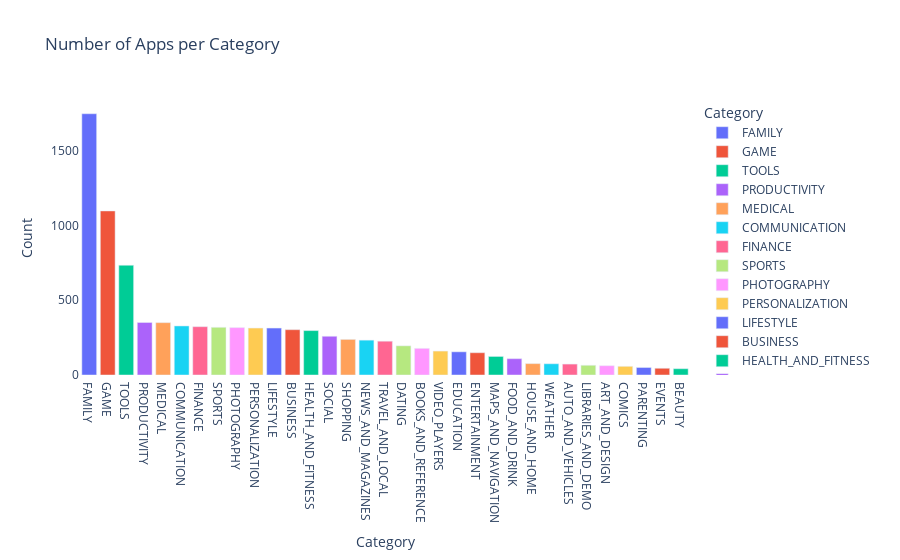

The notebook cell saved with this chart:
### Code cell
import plotly.express as px

# Number of Apps per Category
category_counts = df['Category'].value_counts().reset_index()
category_counts.columns = ['Category', 'Count']

fig = px.bar(category_counts, x='Category', y='Count', title='Number of Apps per Category', color='Category')
fig.update_layout(plot_bgcolor='rgba(0,0,0,0)')  # Making the plot background transparent
fig.show()

### Figure 1 — Plotly figure (JSON) as saved in the notebook; plotly's stock layout.template omitted (floating-point values rounded to 4 significant figures)
{"data": [{"alignmentgroup": "True", "hovertemplate": "Category=%{x}<br>Count=%{y}<extra></extra>", "legendgroup": "FAMILY", "marker": {"color": "#636efa", "pattern": {"shape": ""}}, "name": "FAMILY", "offsetgroup": "FAMILY", "orientation": "v", "showlegend": true, "textposition": "auto", "type": "bar", "x": ["FAMILY"], "xaxis": "x", "y": [1747], "yaxis": "y"}, {"alignmentgroup": "True", "hovertemplate": "Category=%{x}<br>Count=%{y}<extra></extra>", "legendgroup": "GAME", "marker": {"color": "#EF553B", "pattern": {"shape": ""}}, "name": "GAME", "offsetgroup": "GAME", "orientation": "v", "showlegend": true, "textposition": "auto", "type": "bar", "x": ["GAME"], "xaxis": "x", "y": [1097], "yaxis": "y"}, {"alignmentgroup": "True", "hovertemplate": "Category=%{x}<br>Count=%{y}<extra></extra>", "legendgroup": "TOOLS", "marker": {"color": "#00cc96", "pattern": {"shape": ""}}, "name": "TOOLS", "offsetgroup": "TOOLS", "orientation": "v", "showlegend": true, "textposition": "auto", "type": "bar", "x": ["TOOLS"], "xaxis": "x", "y": [734], "yaxis": "y"}, {"alignmentgroup": "True", "hovertemplate": "Category=%{x}<br>Count=%{y}<extra></extra>", "legendgroup": "PRODUCTIVITY", "marker": {"color": "#ab63fa", "pattern": {"shape": ""}}, "name": "PRODUCTIVITY", "offsetgroup": "PRODUCTIVITY", "orientation": "v", "showlegend": true, "textposition": "auto", "type": "bar", "x": ["PRODUCTIVITY"], "xaxis": "x", "y": [351], "yaxis": "y"}, {"alignmentgroup": "True", "hovertemplate": "Category=%{x}<br>Count=%{y}<extra></extra>", "legendgroup": "MEDICAL", "marker": {"color": "#FFA15A", "pattern": {"shape": ""}}, "name": "MEDICAL", "offsetgroup": "MEDICAL", "orientation": "v", "showlegend": true, "textposition": "auto", "type": "bar", "x": ["MEDICAL"], "xaxis": "x", "y": [350], "yaxis": "y"}, {"alignmentgroup": "True", "hovertemplate": "Category=%{x}<br>Count=%{y}<extra></extra>", "legendgroup": "COMMUNICATION", "marker": {"color": "#19d3f3", "pattern": {"shape": ""}}, "name": "COMMUNICATION", "offsetgroup": "COMMUNICATION", "orientation": "v", "showlegend": true, "textposition": "auto", "type": "bar", "x": ["COMMUNICATION"], "xaxis": "x", "y": [328], "yaxis": "y"}, {"alignmentgroup": "True", "hovertemplate": "Category=%{x}<br>Count=%{y}<extra></extra>", "legendgroup": "FINANCE", "marker": {"color": "#FF6692", "pattern": {"shape": ""}}, "name": "FINANCE", "offsetgroup": "FINANCE", "orientation": "v", "showlegend": true, "textposition": "auto", "type": "bar", "x": ["FINANCE"], "xaxis": "x", "y": [323], "yaxis": "y"}, {"alignmentgroup": "True", "hovertemplate": "Category=%{x}<br>Count=%{y}<extra></extra>", "legendgroup": "SPORTS", "marker": {"color": "#B6E880", "pattern": {"shape": ""}}, "name": "SPORTS", "offsetgroup": "SPORTS", "orientation": "v", "showlegend": true, "textposition": "auto", "type": "bar", "x": ["SPORTS"], "xaxis": "x", "y": [319], "yaxis": "y"}, {"alignmentgroup": "True", "hovertemplate": "Category=%{x}<br>Count=%{y}<extra></extra>", "legendgroup": "PHOTOGRAPHY", "marker": {"color": "#FF97FF", "pattern": {"shape": ""}}, "name": "PHOTOGRAPHY", "offsetgroup": "PHOTOGRAPHY", "orientation": "v", "showlegend": true, "textposition": "auto", "type": "bar", "x": ["PHOTOGRAPHY"], "xaxis": "x", "y": [317], "yaxis": "y"}, {"alignmentgroup": "True", "hovertemplate": "Category=%{x}<br>Count=%{y}<extra></extra>", "legendgroup": "PERSONALIZATION", "marker": {"color": "#FECB52", "pattern": {"shape": ""}}, "name": "PERSONALIZATION", "offsetgroup": "PERSONALIZATION", "orientation": "v", "showlegend": true, "textposition": "auto", "type": "bar", "x": ["PERSONALIZATION"], "xaxis": "x", "y": [314], "yaxis": "y"}, {"alignmentgroup": "True", "hovertemplate": "Category=%{x}<br>Count=%{y}<extra></extra>", "legendgroup": "LIFESTYLE", "marker": {"color": "#636efa", "pattern": {"shape": ""}}, "name": "LIFESTYLE", "offsetgroup": "LIFESTYLE", "orientation": "v", "showlegend": true, "textposition": "auto", "type": "bar", "x": ["LIFESTYLE"], "xaxis": "x", "y": [314], "yaxis": "y"}, {"alignmentgroup": "True", "hovertemplate": "Category=%{x}<br>Count=%{y}<extra></extra>", "legendgroup": "BUSINESS", "marker": {"color": "#EF553B", "pattern": {"shape": ""}}, "name": "BUSINESS", "offsetgroup": "BUSINESS", "orientation": "v", "showlegend": true, "textposition": "auto", "type": "bar", "x": ["BUSINESS"], "xaxis": "x", "y": [303], "yaxis": "y"}, {"alignmentgroup": "True", "hovertemplate": "Category=%{x}<br>Count=%{y}<extra></extra>", "legendgroup": "HEALTH_AND_FITNESS", "marker": {"color": "#00cc96", "pattern": {"shape": ""}}, "name": "HEALTH_AND_FITNESS", "offsetgroup": "HEALTH_AND_FITNESS", "orientation": "v", "showlegend": true, "textposition": "auto", "type": "bar", "x": ["HEALTH_AND_FITNESS"], "xaxis": "x", "y": [297], "yaxis": "y"}, {"alignmentgroup": "True", "hovertemplate": "Category=%{x}<br>Count=%{y}<extra></extra>", "legendgroup": "SOCIAL", "marker": {"color": "#ab63fa", "pattern": {"shape": ""}}, "name": "SOCIAL", "offsetgroup": "SOCIAL", "orientation": "v", "showlegend": true, "textposition": "auto", "type": "bar", "x": ["SOCIAL"], "xaxis": "x", "y": [259], "yaxis": "y"}, {"alignmentgroup": "True", "hovertemplate": "Category=%{x}<br>Count=%{y}<extra></extra>", "legendgroup": "SHOPPING", "marker": {"color": "#FFA15A", "pattern": {"shape": ""}}, "name": "SHOPPING", "offsetgroup": "SHOPPING", "orientation": "v", "showlegend": true, "textposition": "auto", "type": "bar", "x": ["SHOPPING"], "xaxis": "x", "y": [238], "yaxis": "y"}, {"alignmentgroup": "True", "hovertemplate": "Category=%{x}<br>Count=%{y}<extra></extra>", "legendgroup": "NEWS_AND_MAGAZINES", "marker": {"color": "#19d3f3", "pattern": {"shape": ""}}, "name": "NEWS_AND_MAGAZINES", "offsetgroup": "NEWS_AND_MAGAZINES", "orientation": "v", "showlegend": true, "textposition": "auto", "type": "bar", "x": ["NEWS_AND_MAGAZINES"], "xaxis": "x", "y": [233], "yaxis": "y"}, {"alignmentgroup": "True", "hovertemplate": "Category=%{x}<br>Count=%{y}<extra></extra>", "legendgroup": "TRAVEL_AND_LOCAL", "marker": {"color": "#FF6692", "pattern": {"shape": ""}}, "name": "TRAVEL_AND_LOCAL", "offsetgroup": "TRAVEL_AND_LOCAL", "orientation": "v", "showlegend": true, "textposition": "auto", "type": "bar", "x": ["TRAVEL_AND_LOCAL"], "xaxis": "x", "y": [226], "yaxis": "y"}, {"alignmentgroup": "True", "hovertemplate": "Category=%{x}<br>Count=%{y}<extra></extra>", "legendgroup": "DATING", "marker": {"color": "#B6E880", "pattern": {"shape": ""}}, "name": "DATING", "offsetgroup": "DATING", "orientation": "v", "showlegend": true, "textposition": "auto", "type": "bar", "x": ["DATING"], "xaxis": "x", "y": [195], "yaxis": "y"}, {"alignmentgroup": "True", "hovertemplate": "Category=%{x}<br>Count=%{y}<extra></extra>", "legendgroup": "BOOKS_AND_REFERENCE", "marker": {"color": "#FF97FF", "pattern": {"shape": ""}}, "name": "BOOKS_AND_REFERENCE", "offsetgroup": "BOOKS_AND_REFERENCE", "orientation": "v", "showlegend": true, "textposition": "auto", "type": "bar", "x": ["BOOKS_AND_REFERENCE"], "xaxis": "x", "y": [178], "yaxis": "y"}, {"alignmentgroup": "True", "hovertemplate": "Category=%{x}<br>Count=%{y}<extra></extra>", "legendgroup": "VIDEO_PLAYERS", "marker": {"color": "#FECB52", "pattern": {"shape": ""}}, "name": "VIDEO_PLAYERS", "offsetgroup": "VIDEO_PLAYERS", "orientation": "v", "showlegend": true, "textposition": "auto", "type": "bar", "x": ["VIDEO_PLAYERS"], "xaxis": "x", "y": [160], "yaxis": "y"}, {"alignmentgroup": "True", "hovertemplate": "Category=%{x}<br>Count=%{y}<extra></extra>", "legendgroup": "EDUCATION", "marker": {"color": "#636efa", "pattern": {"shape": ""}}, "name": "EDUCATION", "offsetgroup": "EDUCATION", "orientation": "v", "showlegend": true, "textposition": "auto", "type": "bar", "x": ["EDUCATION"], "xaxis": "x", "y": [155], "yaxis": "y"}, {"alignmentgroup": "True", "hovertemplate": "Category=%{x}<br>Count=%{y}<extra></extra>", "legendgroup": "ENTERTAINMENT", "marker": {"color": "#EF553B", "pattern": {"shape": ""}}, "name": "ENTERTAINMENT", "offsetgroup": "ENTERTAINMENT", "orientation": "v", "showlegend": true, "textposition": "auto", "type": "bar", "x": ["ENTERTAINMENT"], "xaxis": "x", "y": [149], "yaxis": "y"}, {"alignmentgroup": "True", "hovertemplate": "Category=%{x}<br>Count=%{y}<extra></extra>", "legendgroup": "MAPS_AND_NAVIGATION", "marker": {"color": "#00cc96", "pattern": {"shape": ""}}, "name": "MAPS_AND_NAVIGATION", "offsetgroup": "MAPS_AND_NAVIGATION", "orientation": "v", "showlegend": true, "textposition": "auto", "type": "bar", "x": ["MAPS_AND_NAVIGATION"], "xaxis": "x", "y": [124], "yaxis": "y"}, {"alignmentgroup": "True", "hovertemplate": "Category=%{x}<br>Count=%{y}<extra></extra>", "legendgroup": "FOOD_AND_DRINK", "marker": {"color": "#ab63fa", "pattern": {"shape": ""}}, "name": "FOOD_AND_DRINK", "offsetgroup": "FOOD_AND_DRINK", "orientation": "v", "showlegend": true, "textposition": "auto", "type": "bar", "x": ["FOOD_AND_DRINK"], "xaxis": "x", "y": [109], "yaxis": "y"}, {"alignmentgroup": "True", "hovertemplate": "Category=%{x}<br>Count=%{y}<extra></extra>", "legendgroup": "HOUSE_AND_HOME", "marker": {"color": "#FFA15A", "pattern": {"shape": ""}}, "name": "HOUSE_AND_HOME", "offsetgroup": "HOUSE_AND_HOME", "orientation": "v", "showlegend": true, "textposition": "auto", "type": "bar", "x": ["HOUSE_AND_HOME"], "xaxis": "x", "y": [76], "yaxis": "y"}, {"alignmentgroup": "True", "hovertemplate": "Category=%{x}<br>Count=%{y}<extra></extra>", "legendgroup": "WEATHER", "marker": {"color": "#19d3f3", "pattern": {"shape": ""}}, "name": "WEATHER", "offsetgroup": "WEATHER", "orientation": "v", "showlegend": true, "textposition": "auto", "type": "bar", "x": ["WEATHER"], "xaxis": "x", "y": [75], "yaxis": "y"}, {"alignmentgroup": "True", "hovertemplate": "Category=%{x}<br>Count=%{y}<extra></extra>", "legendgroup": "AUTO_AND_VEHICLES", "marker": {"color": "#FF6692", "pattern": {"shape": ""}}, "name": "AUTO_AND_VEHICLES", "offsetgroup": "AUTO_AND_VEHICLES", "orientation": "v", "showlegend": true, "textposition": "auto", "type": "bar", "x": ["AUTO_AND_VEHICLES"], "xaxis": "x", "y": [73], "yaxis": "y"}, {"alignmentgroup": "True", "hovertemplate": "Category=%{x}<br>Count=%{y}<extra></extra>", "legendgroup": "LIBRARIES_AND_DEMO", "marker": {"color": "#B6E880", "pattern": {"shape": ""}}, "name": "LIBRARIES_AND_DEMO", "offsetgroup": "LIBRARIES_AND_DEMO", "orientation": "v", "showlegend": true, "textposition": "auto", "type": "bar", "x": ["LIBRARIES_AND_DEMO"], "xaxis": "x", "y": [65], "yaxis": "y"}, {"alignmentgroup": "True", "hovertemplate": "Category=%{x}<br>Count=%{y}<extra></extra>", "legendgroup": "ART_AND_DESIGN", "marker": {"color": "#FF97FF", "pattern": {"shape": ""}}, "name": "ART_AND_DESIGN", "offsetgroup": "ART_AND_DESIGN", "orientation": "v", "showlegend": true, "textposition": "auto", "type": "bar", "x": ["ART_AND_DESIGN"], "xaxis": "x", "y": [62], "yaxis": "y"}, {"alignmentgroup": "True", "hovertemplate": "Category=%{x}<br>Count=%{y}<extra></extra>", "legendgroup": "COMICS", "marker": {"color": "#FECB52", "pattern": {"shape": ""}}, "name": "COMICS", "offsetgroup": "COMICS", "orientation": "v", "showlegend": true, "textposition": "auto", "type": "bar", "x": ["COMICS"], "xaxis": "x", "y": [58], "yaxis": "y"}, {"alignmentgroup": "True", "hovertemplate": "Category=%{x}<br>Count=%{y}<extra></extra>", "legendgroup": "PARENTING", "marker": {"color": "#636efa", "pattern": {"shape": ""}}, "name": "PARENTING", "offsetgroup": "PARENTING", "orientation": "v", "showlegend": true, "textposition": "auto", "type": "bar", "x": ["PARENTING"], "xaxis": "x", "y": [50], "yaxis": "y"}, {"alignmentgroup": "True", "hovertemplate": "Category=%{x}<br>Count=%{y}<extra></extra>", "legendgroup": "EVENTS", "marker": {"color": "#EF553B", "pattern": {"shape": ""}}, "name": "EVENTS", "offsetgroup": "EVENTS", "orientation": "v", "showlegend": true, "textposition": "auto", "type": "bar", "x": ["EVENTS"], "xaxis": "x", "y": [45], "yaxis": "y"}, {"alignmentgroup": "True", "hovertemplate": "Category=%{x}<br>Count=%{y}<extra></extra>", "legendgroup": "BEAUTY", "marker": {"color": "#00cc96", "pattern": {"shape": ""}}, "name": "BEAUTY", "offsetgroup": "BEAUTY", "orientation": "v", "showlegend": true, "textposition": "auto", "type": "bar", "x": ["BEAUTY"], "xaxis": "x", "y": [42], "yaxis": "y"}], "layout": {"barmode": "relative", "legend": {"title": {"text": "Category"}, "tracegroupgap": 0}, "plot_bgcolor": "rgba(0,0,0,0)", "title": {"text": "Number of Apps per Category"}, "xaxis": {"anchor": "y", "categoryarray": ["FAMILY", "GAME", "TOOLS", "PRODUCTIVITY", "MEDICAL", "COMMUNICATION", "FINANCE", "SPORTS", "PHOTOGRAPHY", "PERSONALIZATION", "LIFESTYLE", "BUSINESS", "HEALTH_AND_FITNESS", "SOCIAL", "SHOPPING", "NEWS_AND_MAGAZINES", "TRAVEL_AND_LOCAL", "DATING", "BOOKS_AND_REFERENCE", "VIDEO_PLAYERS", "EDUCATION", "ENTERTAINMENT", "MAPS_AND_NAVIGATION", "FOOD_AND_DRINK", "HOUSE_AND_HOME", "WEATHER", "AUTO_AND_VEHICLES", "LIBRARIES_AND_DEMO", "ART_AND_DESIGN", "COMICS", "PARENTING", "EVENTS", "BEAUTY"], "categoryorder": "array", "domain": [0, 1], "title": {"text": "Category"}}, "yaxis": {"anchor": "x", "domain": [0, 1], "title": {"text": "Count"}}}}
